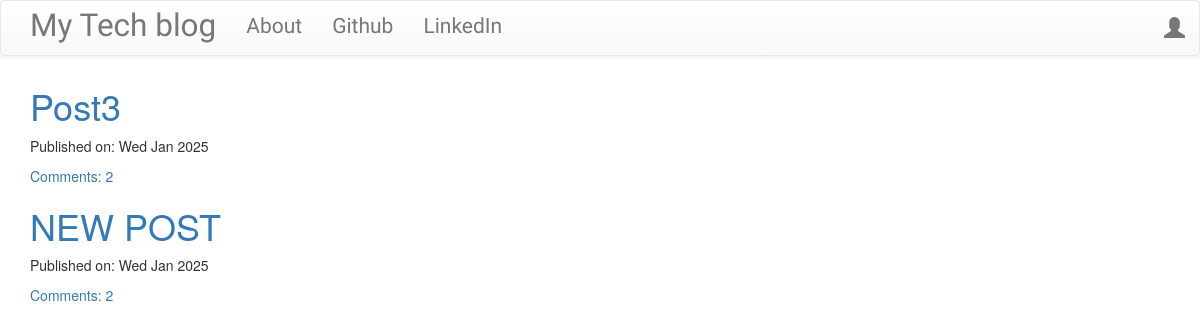
Before: / with the older database file.
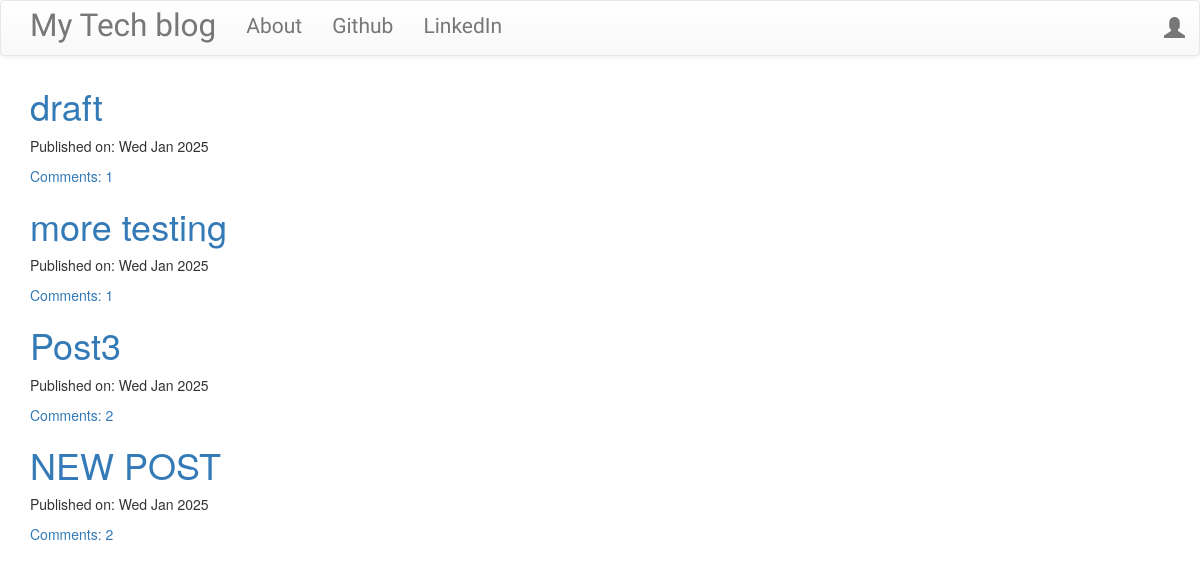
After: the same page with the newer database file.
### blog/models.py (models this page shows, shortened)
class Post(models.Model):
    author: models.ForeignKey = models.ForeignKey("auth.User", on_delete=models.CASCADE)
    title: models.CharField = models.CharField(max_length=200)
    text = models.TextField()
    created_date: models.DateTimeField = models.DateTimeField(default=timezone.now)
    published_date = models.DateTimeField(blank=True, null=True)
    def approve_comments(self) -> List[models.CharField]:
        return self.comments.filter(approved_comment=True)

### blog/views.py (the view)
# urls.py: path('', views.PostListView.as_view(), name='post_list'),
class PostListView(ListView):
    model = Post
    def get_queryset(self):
        return Post.objects.filter(published_date__lte=timezone.now()).order_by('-published_date')

### blog/templates/blog/post_list.html
{% extends 'blog/base.html' %}
{% block content %}
<div class="centerstage">
    {% for post in post_list %}
        <div class="post">
            <h1><a href="{% url 'post_detail' pk=post.pk %}">{{ post.title }}</a></h1>
            <div class="date">
                <p>Published on: {{ post.published_date|date:"D M Y"}}</p>
            </div>
            <a href="{% url 'post_detail' pk=post.pk %}">Comments: {{ post.approve_comments.count }}</a>
        </div>
    {% endfor %}
</div>
{% endblock %}

### blog/templates/blog/base.html (shortened to what this page needs)
<!DOCTYPE html>
{% load static %}
<html>
    <head>
        <link rel="stylesheet" href="https://maxcdn.bootstrapcdn.com/bootstrap/3.3.7/css/bootstrap.min.css">
        <link rel="stylesheet" href="https://maxcdn.bootstrapcdn.com/bootstrap/3.3.7/css/bootstrap-theme.min.css">
        <link rel="stylesheet" href="//cdn.jsdelivr.net/medium-editor/latest/css/medium-editor.min.css" type="text/css" media="screen" charset="utf-8">
        <link rel="stylesheet" href="{% static 'css/blog.css' %}">
<body class='loader'>
  <nav class="navbar navbar-default techfont custom-navbar">
    <div class="container">
      <ul class="nav navbar-nav">
        <li><a class='navbar-brand bigbrand' href="{% url 'post_list' %}">My Tech blog</a></li>
        <li><a href="{% url 'about'%}">About</a></li>
        <li><a href="https://www.github.com">Github</a></li>
        <li><a href="https://www.linkedin.com">LinkedIn</a></li>
      </ul>
      <ul class="nav navbar-nav navbar-right">
        {% if user.is_authenticated %}
        <li>
          <a href="{% url 'post_new' %}" >New Post</a>
        </li>
        <li>
          <a href="{% url 'post_draft_list' %}">Drafts</a>
        </li>
        <li>
          <a href="#" onclick="logoutUser(); return false;">Logout</a>
          <form id="logout-form" action="{% url 'logout' %}" method="post" style="display: none;">
              {% csrf_token %}
          </form>
          <script>
          function logoutUser() {
              document.getElementById("logout-form").submit();
          }
          </script>
        </li>
        <li>
          <a >Welcome: {{ user.username }}</a>
        </li>
          {% else %}
          <li><a class='nav navbar-right' href="{% url 'login' %}" ><span class="glyphicon glyphicon-user"></span></a></li>
        {% endif %}
      </ul>
  </div>
</nav>
        <div class="content container">
            <div class="row">
                <div class="col-md-8">
                  <div class="blog_posts">
                    {% block content %}
                    {% endblock %}
                  </div>
                </div>
            </div>
        </div>
</body>
</html>

### blog/static/css/blog.css (style rules this page uses)
.techfont { font-family: 'Russo One', sans-serif; font-size: 1.5em; margin-bottom: 10px; }
.centerstage { margin-left: auto; margin-right: auto; }
.bigbrand { font-size: 1.5em; }
.loader { filter:hue-rotate(0deg); color: linear-gradient(45deg,#0f8,#08f); animation:hue 5000ms infinite linear; }

Changed rows visible on the page:
added Post: title "draft", published_date "Wed Jan 2025", approve_comments.count "1"
added Post: title "more testing", published_date "Wed Jan 2025", approve_comments.count "1"
